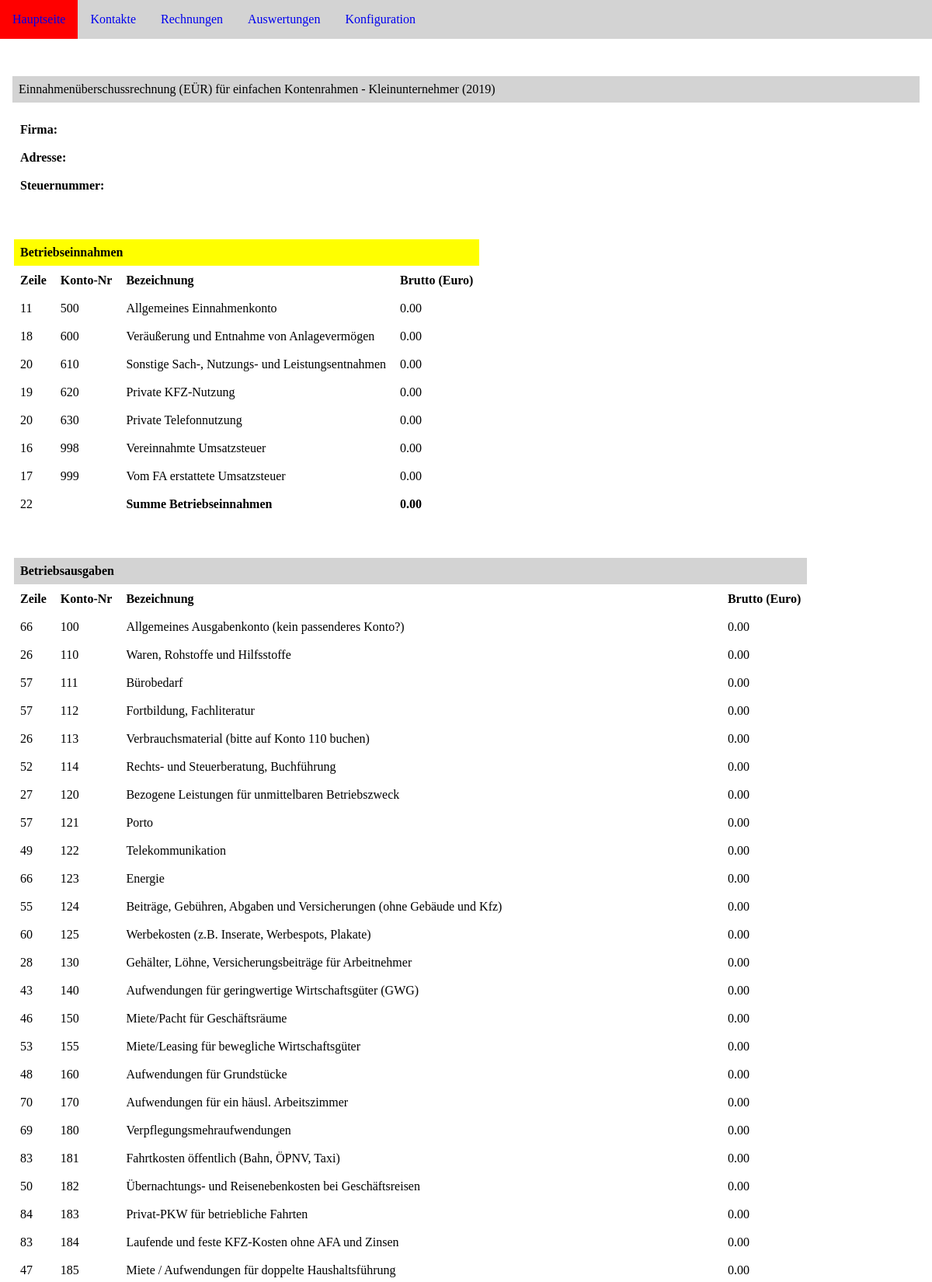
The app's page /auswertungen/eur.php (upper part) with its own data.
### tables this page shows
CREATE TABLE `kontenrahmen` (
  `id_konto` int(11) NOT NULL,
  `konto_nr` int(11) DEFAULT NULL,
  `bezeichnung` varchar(250) DEFAULT NULL,
  `typ` varchar(1) NOT NULL COMMENT 'A=Ausgaben, E=Einnahmen',
  `zeile_nr` int(11) DEFAULT NULL
);

### auswertungen/eur.php (the view, shortened to what this page needs)
<!DOCTYPE html>
<html lang="de">
<head>
<link rel="stylesheet" href="../css/style.css" />
</head>
<body>
<?php
include("../include/menu.php");
@require_once("../include/config.inc.php");
$jr=date("Y");
?>
<div class="table">
<p class="header">Einnahmenüberschussrechnung (EÜR) für einfachen Kontenrahmen - Kleinunternehmer (<?=$jr;?>)</p>
<?php
$arr_kontenrahmen=array();
$a=0;
if ($stmt2 = $mysqli -> prepare("SELECT konto_nr, bezeichnung, zeile_nr, typ FROM kontenrahmen ORDER BY konto_nr ASC")) {
	  $stmt2 -> execute();
	  $stmt2 -> bind_result($konto_nr, $bez, $zeile_nr, $typ);
	  while ($stmt2 -> fetch()){
	  	  $arr_kontenrahmen[$a][0]=$konto_nr;
	  	  $arr_kontenrahmen[$a][1]=$bez;
	  	  $arr_kontenrahmen[$a][2]=$zeile_nr;
	  	  $arr_kontenrahmen[$a][3]=$typ;
	  	  $a++;
	  }
}
$gesamt_einnahmen_konten=0;
?>
<table>
<tbody>
<tr>
<td><b>Firma:</b></td><td><?=FIRMA_NAME;?></td>
</tr>
<tr>
<td><b>Adresse:</b></td><td><?=FIRMA_ADRESSE;?><br><?=FIRMA_PLZ;?> <?=FIRMA_ORT;?></td>
</tr>
<tr>
<td><b>Steuernummer:</b></td><td><?=FIRMA_STEUERNR;?></td>
</tr>
</tbody>
</table>
</div>
<div class="table">
<table>
<thead>
<tr><th colspan="4" style="background-color: yellow;">Betriebseinnahmen</th></tr>
<tr>
<th>Zeile</th>
<th>Konto-Nr</th>
<th>Bezeichnung</th>
<th>Brutto (Euro)</th>
</tr>
</thead>
<tbody>
<?php
for ($i=0;$i<count($arr_kontenrahmen);$i++){
	if ($arr_kontenrahmen[$i][3]=="E"){
		$ktnr=$arr_kontenrahmen[$i][0];
		$bez=$arr_kontenrahmen[$i][1];
		$zeilenr=$arr_kontenrahmen[$i][2];
		$brutto=0;
		?>
		<tr>
			<td><?=$zeilenr;?></td>
			<td><?=$ktnr;?></td>
			<td><?=$bez;?></td>
			<td><?=number_format($brutto,2);?></td>
		</tr>
		<?php
	}
}
?>
<tr>
<td>22</td>
<td></td>
<td><b>Summe Betriebseinnahmen</b></td>
<td><b><?=number_format($gesamt_einnahmen_konten,2);?></b></td>
</tr>
</table>
</div>
<div class="table">
<table>
<thead>
<tr><th colspan="4" style="background-color: lightgrey;">Betriebsausgaben</th></tr>
<tr>
<th>Zeile</th>
<th>Konto-Nr</th>
<th>Bezeichnung</th>
<th>Brutto (Euro)</th>
</tr>
</thead>
<tbody>
<?php
for ($i=0;$i<count($arr_kontenrahmen);$i++){
	if ($arr_kontenrahmen[$i][3]=="A"){
		$ktnr=$arr_kontenrahmen[$i][0];
		$bez=$arr_kontenrahmen[$i][1];
		$zeilenr=$arr_kontenrahmen[$i][2];
		$brutto=0;
		?>
		<tr>
			<td><?=$zeilenr;?></td>
			<td><?=$ktnr;?></td>
			<td><?=$bez;?></td>
			<td><?=number_format($brutto,2);?></td>
		</tr>
		<?php
	}
}
?>
</tbody>
</table>
</div>
</body>
</html>

### include/menu.php (shortened to what this page needs)
<ul class="topnav">
<li><a href="<?=$_SESSION['root_path'];?>/index.php">Hauptseite</a></li>
<li class="dropdown">
  <a href="javascript:void(0)" class="dropbtn">Kontakte</a>
</li>
<li class="dropdown">
  <a href="javascript:void(0)" class="dropbtn">Rechnungen</a>
</li>
<li class="dropdown">
  <a href="javascript:void(0)" class="dropbtn">Auswertungen</a>
</li>
<li class="dropdown">
  <a href="javascript:void(0)" class="dropbtn">Konfiguration</a>
</li>
</ul>

### css/style.css (style rules this page uses)
body { margin: 0; }
ul.topnav { list-style-type: none; margin: 0; padding: 0; overflow: hidden; background-color: lightgrey; }
ul.topnav li { float: left; }
ul.topnav li a { display: block; text-align: center; padding: 1em; text-decoration: none; }
li.dropdown { display: inline-block; }
.table { padding: 1em; margin-top: 1em; }
.table th { padding: 0.5em; text-align: left; }
.table td { padding: 0.5em; text-align: left; }
.header { background-color: lightgrey; padding: 0.5em; }

### records on screen
kontenrahmen: zeile_nr "11", konto_nr "500", bezeichnung "Allgemeines Einnahmenkonto", typ "0.00"
kontenrahmen: zeile_nr "18", konto_nr "600", bezeichnung "Veräußerung und Entnahme von Anlagevermögen", typ "0.00"
kontenrahmen: zeile_nr "20", konto_nr "610", bezeichnung "Sonstige Sach-, Nutzungs- und Leistungsentnahmen", typ "0.00"
kontenrahmen: zeile_nr "19", konto_nr "620", bezeichnung "Private KFZ-Nutzung", typ "0.00"
kontenrahmen: zeile_nr "20", konto_nr "630", bezeichnung "Private Telefonnutzung", typ "0.00"
kontenrahmen: zeile_nr "16", konto_nr "998", bezeichnung "Vereinnahmte Umsatzsteuer", typ "0.00"
kontenrahmen: zeile_nr "17", konto_nr "999", bezeichnung "Vom FA erstattete Umsatzsteuer", typ "0.00"
kontenrahmen: zeile_nr "66", konto_nr "100", bezeichnung "Allgemeines Ausgabenkonto (kein passenderes Konto?)", typ "0.00"
kontenrahmen: zeile_nr "26", konto_nr "110", bezeichnung "Waren, Rohstoffe und Hilfsstoffe", typ "0.00"
kontenrahmen: zeile_nr "57", konto_nr "111", bezeichnung "Bürobedarf", typ "0.00"
kontenrahmen: zeile_nr "57", konto_nr "112", bezeichnung "Fortbildung, Fachliteratur", typ "0.00"
kontenrahmen: zeile_nr "26", konto_nr "113", bezeichnung "Verbrauchsmaterial (bitte auf Konto 110 buchen)", typ "0.00"
kontenrahmen: zeile_nr "52", konto_nr "114", bezeichnung "Rechts- und Steuerberatung, Buchführung", typ "0.00"
kontenrahmen: zeile_nr "27", konto_nr "120", bezeichnung "Bezogene Leistungen für unmittelbaren Betriebszweck", typ "0.00"
kontenrahmen: zeile_nr "57", konto_nr "121", bezeichnung "Porto", typ "0.00"
kontenrahmen: zeile_nr "49", konto_nr "122", bezeichnung "Telekommunikation", typ "0.00"
kontenrahmen: zeile_nr "66", konto_nr "123", bezeichnung "Energie", typ "0.00"
kontenrahmen: zeile_nr "55", konto_nr "124", bezeichnung "Beiträge, Gebühren, Abgaben und Versicherungen (ohne Gebäude und Kfz)", typ "0.00"
kontenrahmen: zeile_nr "60", konto_nr "125", bezeichnung "Werbekosten (z.B. Inserate, Werbespots, Plakate)", typ "0.00"
kontenrahmen: zeile_nr "28", konto_nr "130", bezeichnung "Gehälter, Löhne, Versicherungsbeiträge für Arbeitnehmer", typ "0.00"
kontenrahmen: zeile_nr "43", konto_nr "140", bezeichnung "Aufwendungen für geringwertige Wirtschaftsgüter (GWG)", typ "0.00"
kontenrahmen: zeile_nr "46", konto_nr "150", bezeichnung "Miete/Pacht für Geschäftsräume", typ "0.00"
kontenrahmen: zeile_nr "53", konto_nr "155", bezeichnung "Miete/Leasing für bewegliche Wirtschaftsgüter", typ "0.00"
kontenrahmen: zeile_nr "48", konto_nr "160", bezeichnung "Aufwendungen für Grundstücke", typ "0.00"
kontenrahmen: zeile_nr "70", konto_nr "170", bezeichnung "Aufwendungen für ein häusl. Arbeitszimmer", typ "0.00"
kontenrahmen: zeile_nr "69", konto_nr "180", bezeichnung "Verpflegungsmehraufwendungen", typ "0.00"
kontenrahmen: zeile_nr "83", konto_nr "181", bezeichnung "Fahrtkosten öffentlich (Bahn, ÖPNV, Taxi)", typ "0.00"
kontenrahmen: zeile_nr "50", konto_nr "182", bezeichnung "Übernachtungs- und Reisenebenkosten bei Geschäftsreisen", typ "0.00"
kontenrahmen: zeile_nr "84", konto_nr "183", bezeichnung "Privat-PKW für betriebliche Fahrten", typ "0.00"
kontenrahmen: zeile_nr "83", konto_nr "184", bezeichnung "Laufende und feste KFZ-Kosten ohne AFA und Zinsen", typ "0.00"
kontenrahmen: zeile_nr "47", konto_nr "185", bezeichnung "Miete / Aufwendungen für doppelte Haushaltsführung", typ "0.00"

### other values on screen
$gesamt_einnahmen_konten "0.00"
